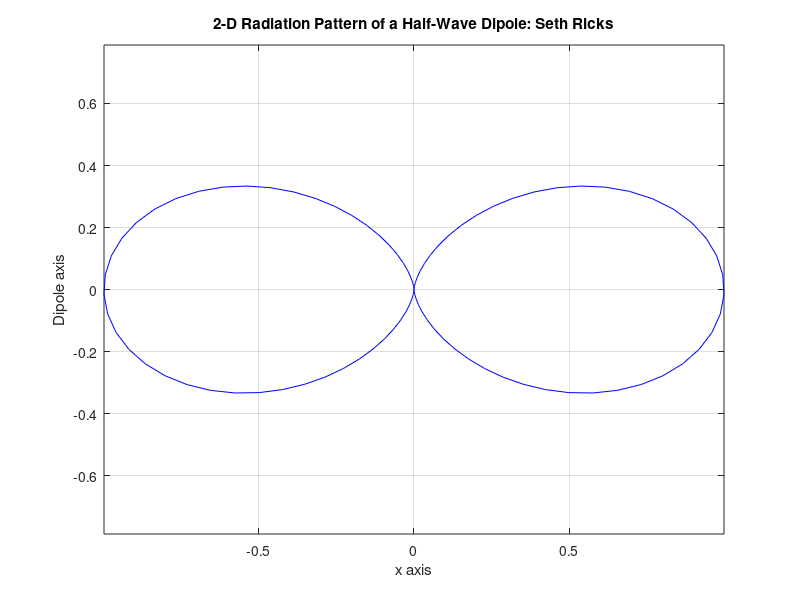

This figure's MATLAB source:
theta = linspace(0, 2*pi, 100);
phi = 0;
F = (cos((pi/2).*cos(theta))./sin(theta)).^2;
F(1, 1) = 0;
F(1, 100) = 0;
[x,y,z]=sph2cart(phi,pi/2-theta,F);
plot(x, z, 'b-'); grid on, axis equal;
xlabel("x axis");
ylabel("Dipole axis");
title("2-D Radiation Pattern of a Half-Wave Dipole: Seth Ricks");
